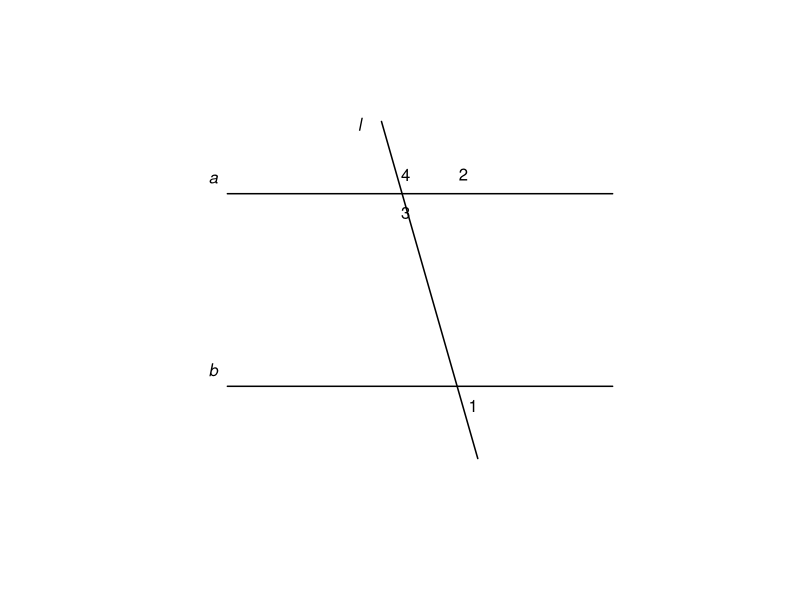
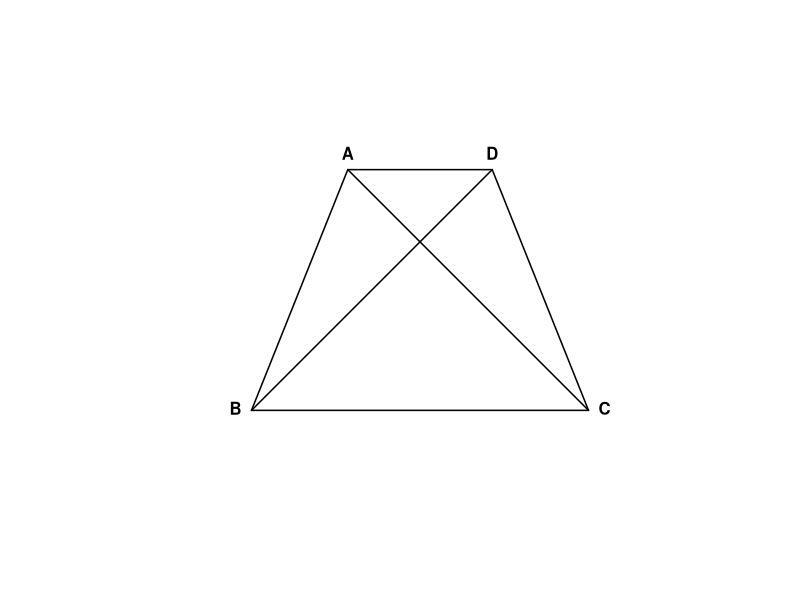

These charts were generated, in order, by the following R code:
setwd("C:/Users/18904/Github/senior-mathematics/codes")
if(!dir.exists("../figures"))dir.create("../figures")
# week4-1: two horizontal lines a,b cut by transversal l; angles 1,2,3,4
draw1=function(){
  plot(0,0,xlim=c(0,10),ylim=c(0,8),type="n",asp=1,axes=FALSE,xlab="",ylab="")
  segments(1,6,9,6,lwd=1.5)
  segments(1,2,9,2,lwd=1.5)
  segments(4.2,7.5,6.2,0.5,lwd=1.5)
  text(1.0,6.3,"a",pos=2,font=3)
  text(1.0,2.3,"b",pos=2,font=3)
  text(4.0,7.4,"l",pos=2,font=3)
  text(4.7,6.4,"4")
  text(5.9,6.4,"2")
  text(4.7,5.6,"3")
  text(6.1,1.6,"1")
}
cairo_pdf("../figures/week4-1.pdf",width=4,height=4,family="SimSun")
draw1()
dev.off()
svglite::svglite("../figures/week4-1.svg",width=4,height=4)
draw1()
dev.off()
# week4-2: trapezoid ABCD with diagonals AC, BD (AD top short, BC bottom long)
draw2=function(){
  plot(0,0,xlim=c(0,10),ylim=c(0,8),type="n",asp=1,axes=FALSE,xlab="",ylab="")
  A=c(3.5,6.5);B=c(1.5,1.5);C=c(8.5,1.5);D=c(6.5,6.5)
  polygon(c(A[1],B[1],C[1],D[1]),c(A[2],B[2],C[2],D[2]),lwd=1.5)
  segments(A[1],A[2],C[1],C[2],lwd=1.5)
  segments(B[1],B[2],D[1],D[2],lwd=1.5)
  text(A[1],A[2],"A",pos=3,font=2)
  text(B[1],B[2],"B",pos=2,font=2)
  text(C[1],C[2],"C",pos=4,font=2)
  text(D[1],D[2],"D",pos=3,font=2)
}
cairo_pdf("../figures/week4-2.pdf",width=4,height=4,family="SimSun")
draw2()
dev.off()
svglite::svglite("../figures/week4-2.svg",width=4,height=4)
draw2()
dev.off()
